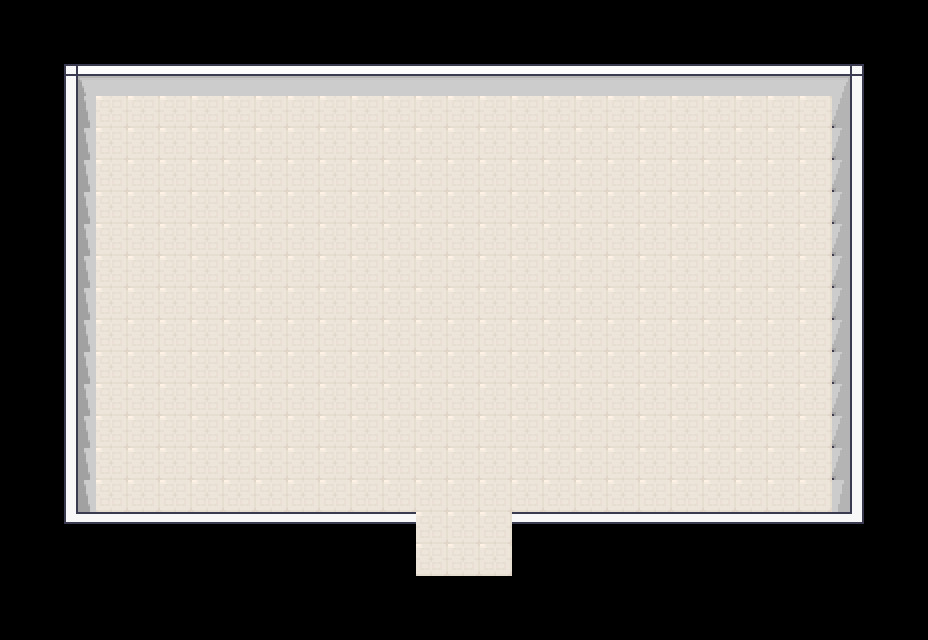

Tiled map render using the project's own tile images. Description and the whole map definition, tile-layer contents included, below:
An orthogonal 29x20 tile map with 32x32 px tiles, 3 tile layers (piso, tapetes, paredes).

<map version="1.10" tiledversion="1.10.2" orientation="orthogonal" renderorder="right-down" width="29" height="20" tilewidth="32" tileheight="32" infinite="0" nextlayerid="4" nextobjectid="1">
 <tileset firstgid="1" source="tileset_paredes.tsx" />
 <layer id="1" name="piso" width="29" height="20">
  <data encoding="csv">
0,0,0,0,0,0,0,0,0,0,0,0,0,0,0,0,0,0,0,0,0,0,0,0,0,0,0,0,0,
0,0,0,0,0,0,0,0,0,0,0,0,0,0,0,0,0,0,0,0,0,0,0,0,0,0,0,0,0,
0,0,952,952,952,952,952,952,952,952,952,952,952,952,952,952,952,952,952,952,952,952,952,952,952,952,952,0,0,
0,0,952,952,952,952,952,952,952,952,952,952,952,952,952,952,952,952,952,952,952,952,952,952,952,952,952,0,0,
0,0,952,952,952,952,952,952,952,952,952,952,952,952,952,952,952,952,952,952,952,952,952,952,952,952,952,0,0,
0,0,952,952,952,952,952,952,952,952,952,952,952,952,952,952,952,952,952,952,952,952,952,952,952,952,952,0,0,
0,0,952,952,952,952,952,952,952,952,952,952,952,952,952,952,952,952,952,952,952,952,952,952,952,952,952,0,0,
0,0,952,952,952,952,952,952,952,952,952,952,952,952,952,952,952,952,952,952,952,952,952,952,952,952,952,0,0,
0,0,952,952,952,952,952,952,952,952,952,952,952,952,952,952,952,952,952,952,952,952,952,952,952,952,952,0,0,
0,0,952,952,952,952,952,952,952,952,952,952,952,952,952,952,952,952,952,952,952,952,952,952,952,952,952,0,0,
0,0,952,952,952,952,952,952,952,952,952,952,952,952,952,952,952,952,952,952,952,952,952,952,952,952,952,0,0,
0,0,952,952,952,952,952,952,952,952,952,952,952,952,952,952,952,952,952,952,952,952,952,952,952,952,952,0,0,
0,0,952,952,952,952,952,952,952,952,952,952,952,952,952,952,952,952,952,952,952,952,952,952,952,952,952,0,0,
0,0,952,952,952,952,952,952,952,952,952,952,952,952,952,952,952,952,952,952,952,952,952,952,952,952,952,0,0,
0,0,952,952,952,952,952,952,952,952,952,952,952,952,952,952,952,952,952,952,952,952,952,952,952,952,952,0,0,
0,0,952,952,952,952,952,952,952,952,952,952,952,952,952,952,952,952,952,952,952,952,952,952,952,952,952,0,0,
0,0,0,0,0,0,0,0,0,0,0,0,0,952,952,952,0,0,0,0,0,0,0,0,0,0,0,0,0,
0,0,0,0,0,0,0,0,0,0,0,0,0,952,952,952,0,0,0,0,0,0,0,0,0,0,0,0,0,
0,0,0,0,0,0,0,0,0,0,0,0,0,0,0,0,0,0,0,0,0,0,0,0,0,0,0,0,0,
0,0,0,0,0,0,0,0,0,0,0,0,0,0,0,0,0,0,0,0,0,0,0,0,0,0,0,0,0
</data>
 </layer>
 <layer id="2" name="tapetes" width="29" height="20">
  <data encoding="csv">
0,0,0,0,0,0,0,0,0,0,0,0,0,0,0,0,0,0,0,0,0,0,0,0,0,0,0,0,0,
0,0,0,0,0,0,0,0,0,0,0,0,0,0,0,0,0,0,0,0,0,0,0,0,0,0,0,0,0,
0,0,0,0,0,0,0,0,0,0,0,0,0,0,0,0,0,0,0,0,0,0,0,0,0,0,0,0,0,
0,0,0,0,0,0,0,0,0,0,0,0,0,0,0,0,0,0,0,0,0,0,0,0,0,0,0,0,0,
0,0,0,0,0,0,0,0,0,0,0,0,0,0,0,0,0,0,0,0,0,0,0,0,0,0,0,0,0,
0,0,0,0,0,0,0,0,0,0,0,0,0,0,0,0,0,0,0,0,0,0,0,0,0,0,0,0,0,
0,0,0,0,0,0,0,0,0,0,0,0,0,0,0,0,0,0,0,0,0,0,0,0,0,0,0,0,0,
0,0,0,0,0,0,0,0,0,0,0,0,0,0,0,0,0,0,0,0,0,0,0,0,0,0,0,0,0,
0,0,0,0,0,0,0,0,0,0,0,0,0,0,0,0,0,0,0,0,0,0,0,0,0,0,0,0,0,
0,0,0,0,0,0,0,0,0,0,0,0,0,0,0,0,0,0,0,0,0,0,0,0,0,0,0,0,0,
0,0,0,0,0,0,0,0,0,0,0,0,0,0,0,0,0,0,0,0,0,0,0,0,0,0,0,0,0,
0,0,0,0,0,0,0,0,0,0,0,0,0,0,0,0,0,0,0,0,0,0,0,0,0,0,0,0,0,
0,0,0,0,0,0,0,0,0,0,0,0,0,0,0,0,0,0,0,0,0,0,0,0,0,0,0,0,0,
0,0,0,0,0,0,0,0,0,0,0,0,0,0,0,0,0,0,0,0,0,0,0,0,0,0,0,0,0,
0,0,0,0,0,0,0,0,0,0,0,0,0,0,0,0,0,0,0,0,0,0,0,0,0,0,0,0,0,
0,0,0,0,0,0,0,0,0,0,0,0,0,0,0,0,0,0,0,0,0,0,0,0,0,0,0,0,0,
0,0,0,0,0,0,0,0,0,0,0,0,0,0,0,0,0,0,0,0,0,0,0,0,0,0,0,0,0,
0,0,0,0,0,0,0,0,0,0,0,0,0,0,0,0,0,0,0,0,0,0,0,0,0,0,0,0,0,
0,0,0,0,0,0,0,0,0,0,0,0,0,0,0,0,0,0,0,0,0,0,0,0,0,0,0,0,0,
0,0,0,0,0,0,0,0,0,0,0,0,0,0,0,0,0,0,0,0,0,0,0,0,0,0,0,0,0
</data>
 </layer>
 <layer id="3" name="paredes" width="29" height="20">
  <data encoding="csv">
0,0,0,0,0,0,0,0,0,0,0,0,0,0,0,0,0,0,0,0,0,0,0,0,0,0,0,0,0,
0,0,0,0,0,0,0,0,0,0,0,0,0,0,0,0,0,0,0,0,0,0,0,0,0,0,0,0,0,
0,0,4159,4312,4312,4312,4312,4312,4312,4312,4312,4312,4312,4312,4312,4312,4312,4312,4312,4312,4312,4312,4312,4312,4312,4312,4162,0,0,
0,0,4310,0,0,0,0,0,0,0,0,0,0,0,0,0,0,0,0,0,0,0,0,0,0,0,4238,0,0,
0,0,4310,0,0,0,0,0,0,0,0,0,0,0,0,0,0,0,0,0,0,0,0,0,0,0,4238,0,0,
0,0,4310,0,0,0,0,0,0,0,0,0,0,0,0,0,0,0,0,0,0,0,0,0,0,0,4238,0,0,
0,0,4310,0,0,0,0,0,0,0,0,0,0,0,0,0,0,0,0,0,0,0,0,0,0,0,4238,0,0,
0,0,4310,0,0,0,0,0,0,0,0,0,0,0,0,0,0,0,0,0,0,0,0,0,0,0,4238,0,0,
0,0,4310,0,0,0,0,0,0,0,0,0,0,0,0,0,0,0,0,0,0,0,0,0,0,0,4238,0,0,
0,0,4310,0,0,0,0,0,0,0,0,0,0,0,0,0,0,0,0,0,0,0,0,0,0,0,4238,0,0,
0,0,4310,0,0,0,0,0,0,0,0,0,0,0,0,0,0,0,0,0,0,0,0,0,0,0,4238,0,0,
0,0,4310,0,0,0,0,0,0,0,0,0,0,0,0,0,0,0,0,0,0,0,0,0,0,0,4238,0,0,
0,0,4310,0,0,0,0,0,0,0,0,0,0,0,0,0,0,0,0,0,0,0,0,0,0,0,4238,0,0,
0,0,4310,0,0,0,0,0,0,0,0,0,0,0,0,0,0,0,0,0,0,0,0,0,0,0,4238,0,0,
0,0,4310,0,0,0,0,0,0,0,0,0,0,0,0,0,0,0,0,0,0,0,0,0,0,0,4238,0,0,
0,0,4310,0,0,0,0,0,0,0,0,0,0,0,0,0,0,0,0,0,0,0,0,0,0,0,4315,0,0,
0,0,463,4540,4540,4540,4540,4540,4540,4540,4540,4540,4540,0,0,0,4541,4541,4541,4541,4541,4541,4541,4541,4541,4541,462,0,0,
0,0,0,0,0,0,0,0,0,0,0,0,0,0,0,0,0,0,0,0,0,0,0,0,0,0,0,0,0,
0,0,0,0,0,0,0,0,0,0,0,0,0,0,0,0,0,0,0,0,0,0,0,0,0,0,0,0,0,
0,0,0,0,0,0,0,0,0,0,0,0,0,0,0,0,0,0,0,0,0,0,0,0,0,0,0,0,0
</data>
 </layer>
</map>
